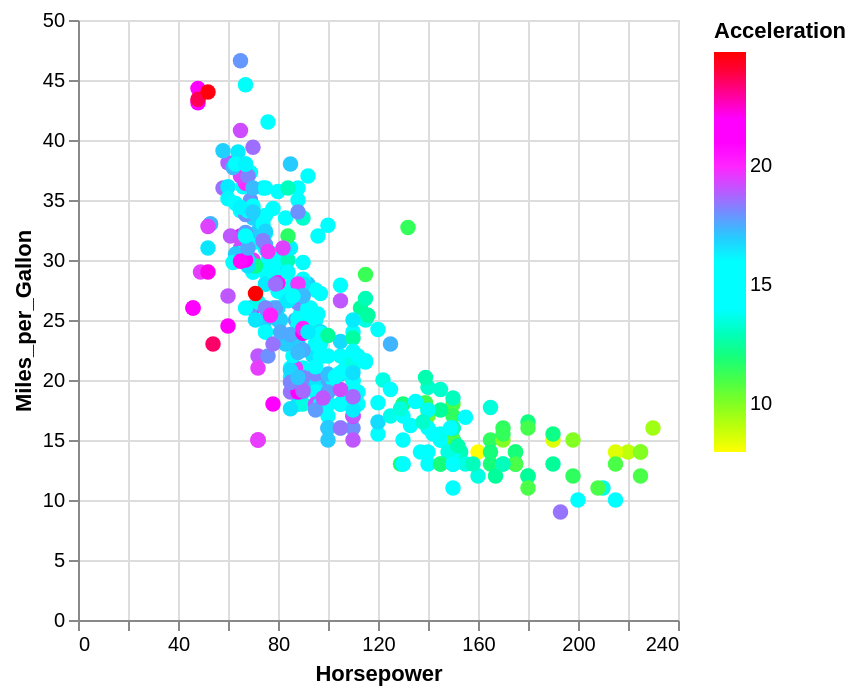

Express this chart as Vega-Lite.
### Vega-Lite specification from a JSON file in a GitHub repository (floating-point values rounded to 4 significant figures; data arrays with more than 128 entries replaced by an {"elided": "..."} marker saying what was removed)
{"$schema": "https://vega.github.io/schema/vega-lite/v5.json", "data": {"values": {"elided": "406 records"}}, "description": "cube-helix-long interpolation, gamma of 2", "encoding": {"color": {"field": "Acceleration", "scale": {"interpolate": {"gamma": 2, "type": "cubehelix-long"}, "range": ["yellow", "red"], "type": "linear"}, "type": "quantitative"}, "opacity": {"value": 1}, "size": {"value": 60}, "x": {"field": "Horsepower", "type": "quantitative"}, "y": {"field": "Miles_per_Gallon", "type": "quantitative"}}, "mark": "circle", "transform": [{"as": "accelerationZScore", "calculate": "(datum.Acceleration - 15.52)/2.80"}]}
